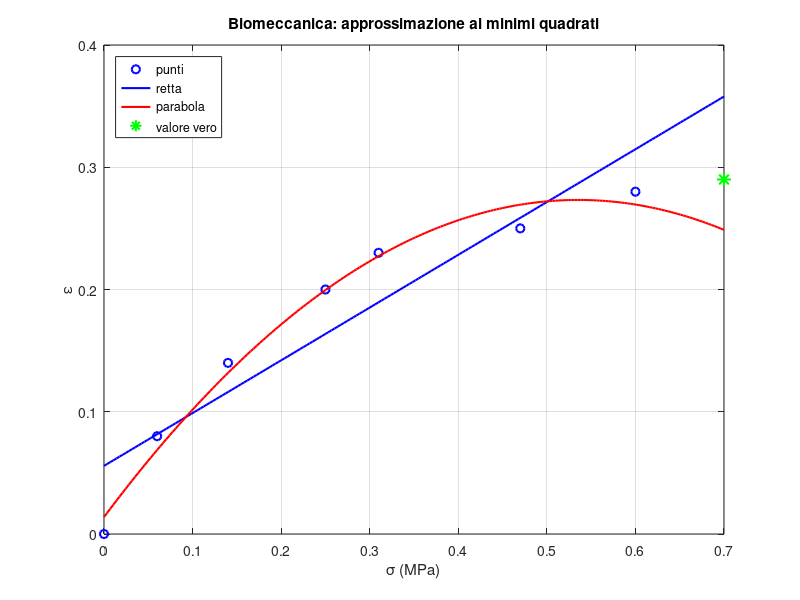

Write MATLAB code to recreate this figure.
% ==========================================
% ESERCIZIO PROPOSTO: Biomeccanica - legame sforzo/deformazione di un disco intervertebrale
% ==========================================

clear; clc;  % Pulisco workspace e command window

% --- Parametri di input ---
sigma = [0 0.06 0.14 0.25 0.31 0.47 0.60];   % Sforzo (MPa)
defo  = [0 0.08 0.14 0.20 0.23 0.25 0.28];   % Deformazione corrispondente
sstima = 0.7;                                % Sforzo in cui voglio stimare la deformazione (MPa)
dvero = 0.29;                                % Deformazione osservata per sigma = 0.7
xx = linspace(0, sstima, 200);               % Punti fitti per disegnare i polinomi fino a 0.7

% --- Punto 1: retta ai minimi quadrati (grado 1) ---
a1 = polyfit(sigma, defo, 1);                % Coefficienti della retta
yy1 = polyval(a1, xx);                       % Valori della retta sui punti del grafico
err1 = norm(polyval(a1, sigma) - defo);      % Radice della somma dei quadrati degli scarti nei dati
stima1 = polyval(a1, sstima);                % Stima di eps(0.7) con la retta

% --- Punto 2: parabola ai minimi quadrati (grado 2) ---
a2 = polyfit(sigma, defo, 2);                % Coefficienti della parabola
yy2 = polyval(a2, xx);                       % Valori della parabola sui punti del grafico
err2 = norm(polyval(a2, sigma) - defo);      % Radice della somma dei quadrati degli scarti nei dati
stima2 = polyval(a2, sstima);                % Stima di eps(0.7) con la parabola

% --- Punto 3: confronto e stampa dei risultati ---
fprintf('Biomeccanica: stima della deformazione per sigma = %g MPa (valore osservato: %g) \n\n', sstima, dvero);
fprintf('Retta:    eps(sigma) = %.4f*sigma + %.4f \n', a1);
fprintf('Parabola: eps(sigma) = %.4f*sigma^2 + %.4f*sigma + %.4f \n\n', a2);

fprintf('%-20s %20s %14s %18s \n', 'Polinomio MQ', 'Errore nei dati', 'eps(0.7)', 'Scarto da 0.29');
fprintf('%-20s %20.4f %14.4f %18.4f \n', 'Retta (grado 1)', err1, stima1, abs(stima1 - dvero));
fprintf('%-20s %20.4f %14.4f %18.4f \n', 'Parabola (grado 2)', err2, stima2, abs(stima2 - dvero));

% --- Grafico ---
figure(1);
% 1. Disegno i punti sperimentali
plot(sigma, defo, 'bo', 'MarkerSize', 6, 'LineWidth', 1.5);
hold on;  % Mantengo la figura per aggiungere le altre curve

% 2. Disegno la retta e la parabola ai minimi quadrati
plot(xx, yy1, 'b-', 'LineWidth', 1.5);
plot(xx, yy2, 'r-', 'LineWidth', 1.5);

% 3. Disegno il valore osservato (0.7, 0.29)
plot(sstima, dvero, 'g*', 'MarkerSize', 10, 'LineWidth', 1.5);
hold off;

% 4. Aggiungo titolo, etichette, legenda e griglia
title('Biomeccanica: approssimazione ai minimi quadrati');
xlabel('\sigma (MPa)');
ylabel('\epsilon');
legend('punti', 'retta', 'parabola', 'valore vero', 'Location', 'northwest');
grid on;

% --- Salvataggio del grafico per il README ---
cartella = fullfile(fileparts(mfilename('fullpath')), 'img');                         % Cartella img accanto allo script
if ~exist(cartella, 'dir'), mkdir(cartella); end                                       % La creo se non esiste
exportgraphics(figure(1), fullfile(cartella, 'biomeccanica.png'), 'Resolution', 150);  % Salvo il grafico
